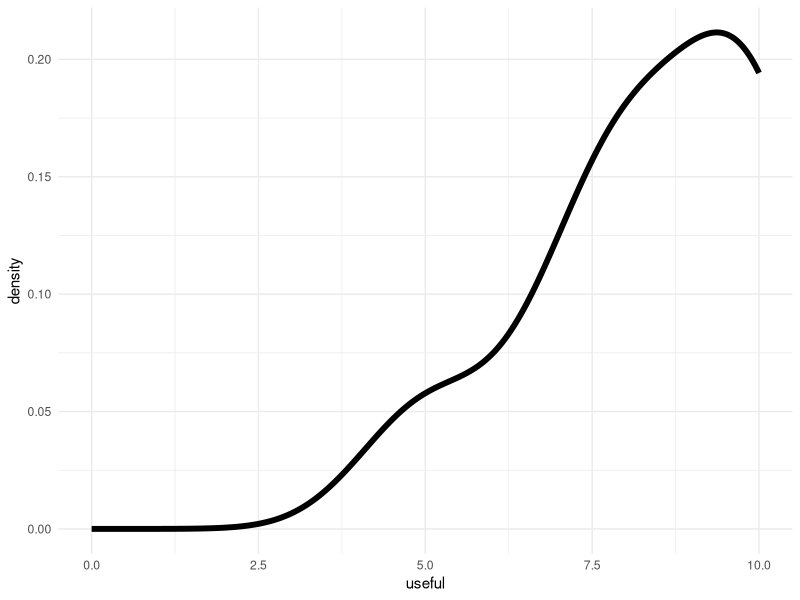
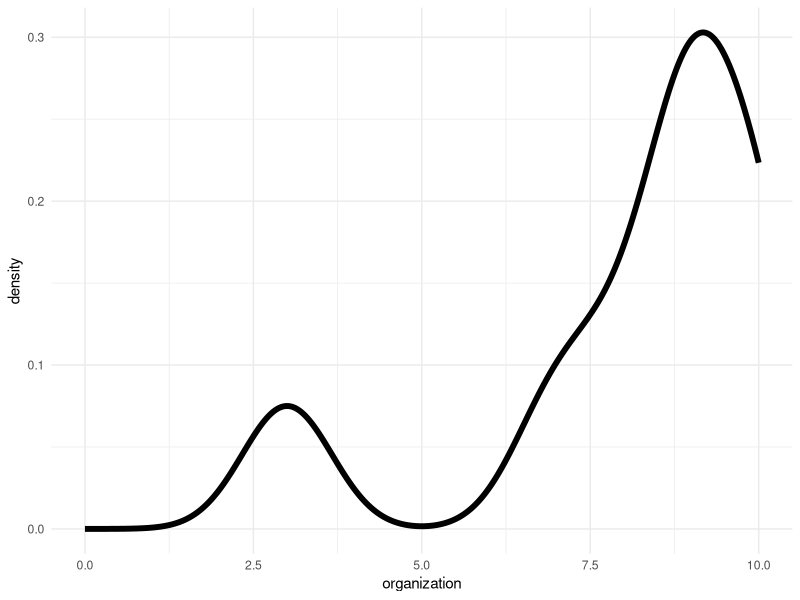
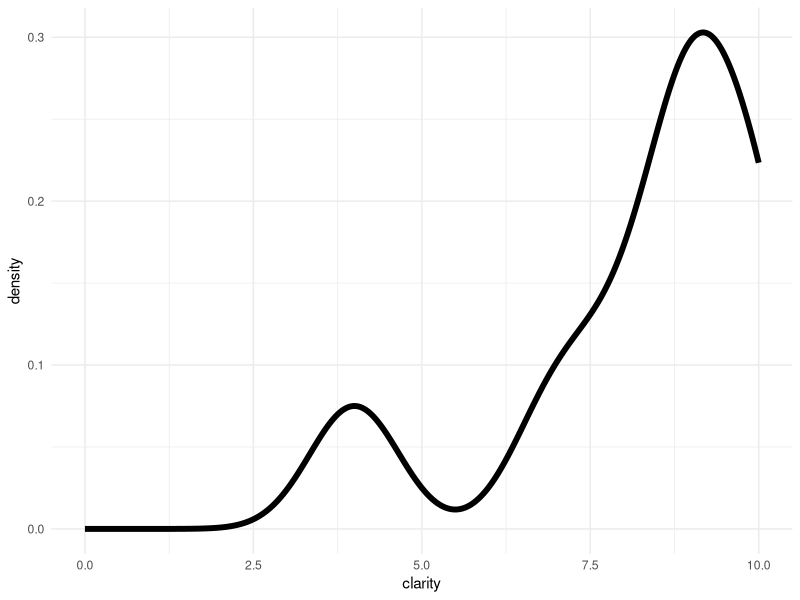
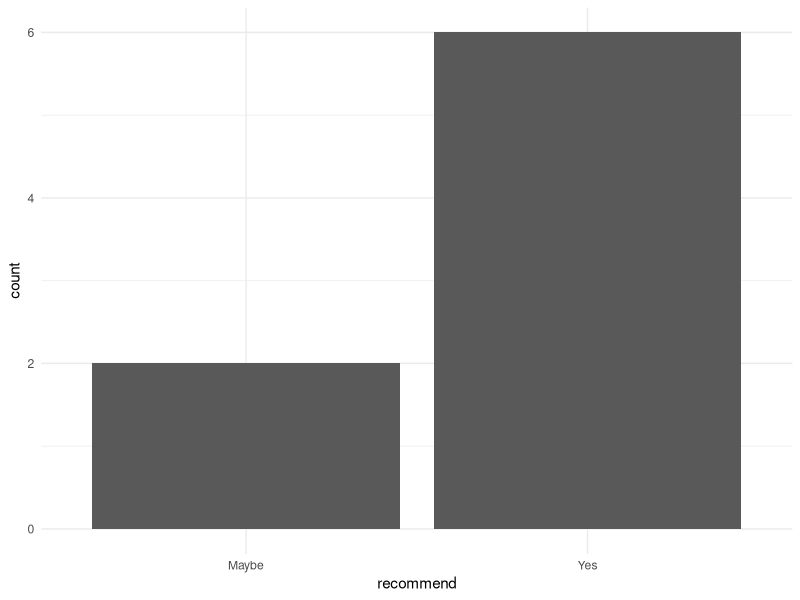

The R script that drew these images, in order:
## ---- chunk 1
library(tidyverse)
data=read_csv("data/responses.csv") %>%
  rename(useful=`Overall, how useful was the information theory workshop?`,
         organization=`Please rate the overall organization of the material`,
         clarity=`Please rate the overall clarity of the material`,
         recommend=`Would you recommend this workshop to others?`,
         liked=`What were things that you liked about the workshop?`,
         improve=`What are ways that we can improve the workshop?`) %>%
  mutate(date=lubridate::mdy_hms(Timestamp)) 

## ---- chunk 2
ggplot(data, aes(useful))+
  geom_density(size=2)+
  theme_minimal() +
  xlim(0, 10)
## ---- chunk 3
ggplot(data, aes(organization))+
  geom_density(size=2)+
  theme_minimal() +
  xlim(0, 10)
## ---- chunk 4
ggplot(data, aes(clarity))+
  geom_density(size=2)+
  theme_minimal() +
  xlim(0, 10)
## ---- chunk 5
ggplot(data, aes(recommend)) +
  stat_count() +
  theme_minimal()
## ---- chunk 6
print(data$liked)
## ---- chunk 7
print(data$improve)
## ---- chunk 8
sessionInfo()
